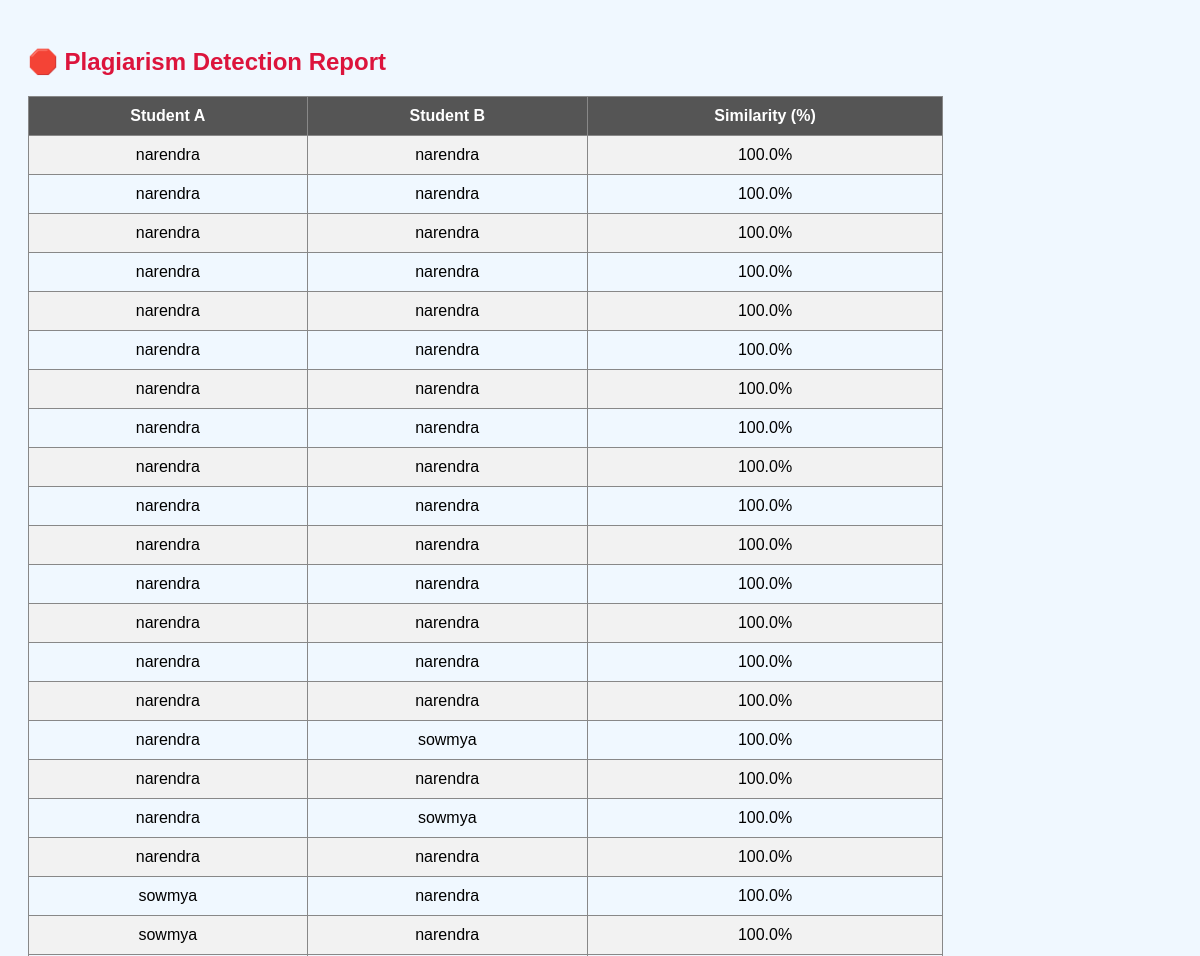
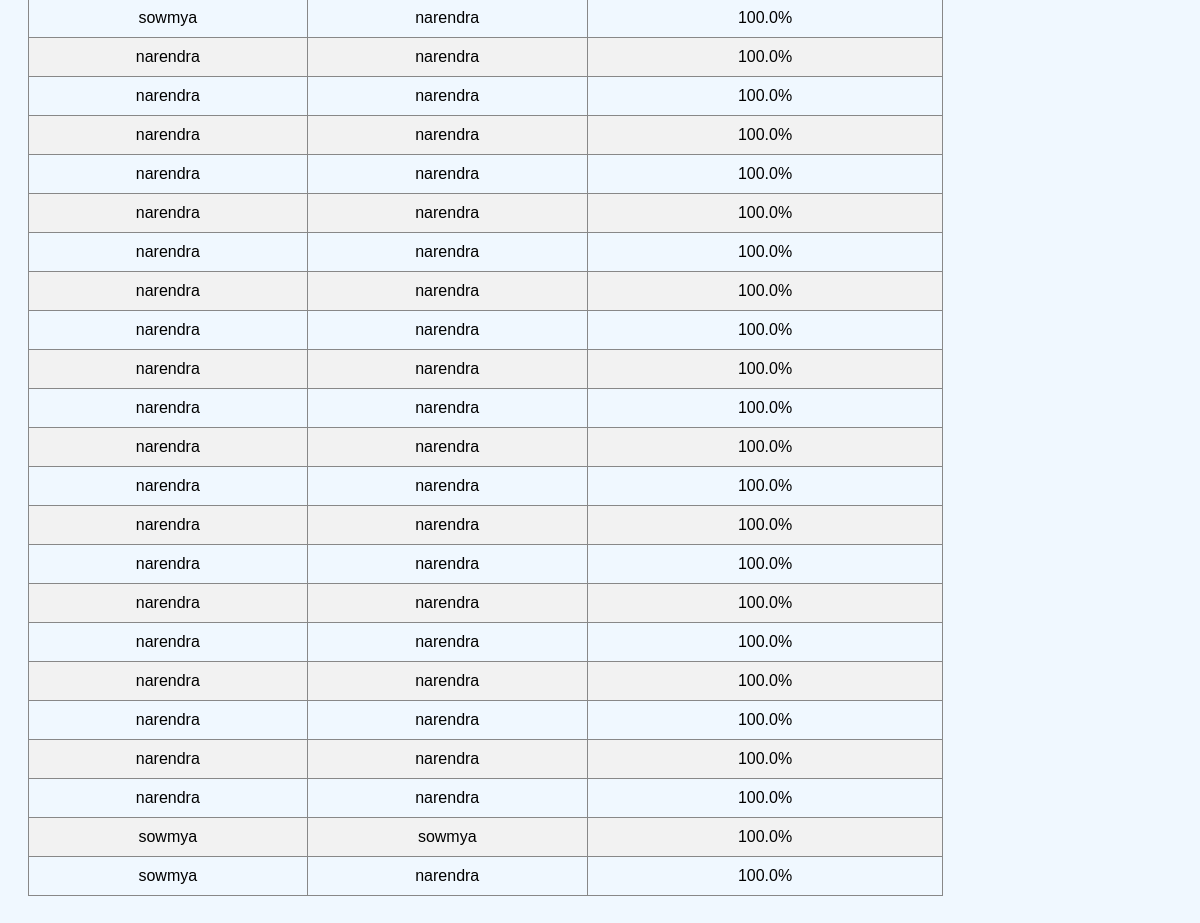
Screenshot of /plagiarism_check (signed in) with the database file from the repository (2 pictures, top to bottom).
### tables this page shows
CREATE TABLE exam_logs (
        id INTEGER PRIMARY KEY AUTOINCREMENT,
        student_name TEXT,
        subject TEXT,
        answer TEXT,
        submitted_at TEXT,
        violations INTEGER DEFAULT 0,
        timestamp DATETIME DEFAULT CURRENT_TIMESTAMP,
        cheating_type TEXT
    , marks INTEGER);

### app.py (the view)
@app.route('/plagiarism_check')
@login_required
def plagiarism_check():
    if current_user.role != 'admin':
        return "Unauthorized", 403
    flagged = detect_plagiarism()
    return render_template('plagiarism.html', flagged_pairs=flagged)

### app.py (called while the page is built)
@login_manager.user_loader
def load_user(user_id):
    conn = sqlite3.connect('database.db')
    c = conn.cursor()
    c.execute("SELECT id, username, role, subject FROM users WHERE id = ?", (user_id,))
    user = c.fetchone()
    conn.close()
    if user:
        return User(id=user[0], username=user[1], role=user[2], subject=user[3])
    return None

def parse_answers(answer_str):
    answers = {}
    for pair in answer_str.split(";"):
        if ":" in pair:
            parts = pair.strip().split(":", 1)  # split only once
            if len(parts) == 2:
                q, a = parts
                answers[q.strip()] = a.strip()
    return answers

def compare_answers(a1, a2):
    total = 0
    matched = 0
    for qid in a1:
        if qid in a2:
            total += 1
            if a1[qid] == a2[qid]:
                matched += 1
    return (matched / total * 100) if total else 0

def detect_plagiarism():
    conn = sqlite3.connect("database.db")
    c = conn.cursor()
    c.execute("SELECT student_name, answer FROM exam_logs")
    rows = c.fetchall()
    conn.close()
    parsed = [(name, parse_answers(ans)) for name, ans in rows]
    flagged_pairs = []
    for i in range(len(parsed)):
        for j in range(i+1, len(parsed)):
            name1, ans1 = parsed[i]
            name2, ans2 = parsed[j]
            sim = compare_answers(ans1, ans2)
            if sim > 90:
                flagged_pairs.append((name1, name2, round(sim, 2)))
    return flagged_pairs

### templates/plagiarism.html (shortened to what this page needs)
<!DOCTYPE html>
<html>
<head>
</head>
<body>
    <h2>🛑 Plagiarism Detection Report</h2>
    {% if flagged_pairs %}
        <table>
            <tr>
                <th>Student A</th>
                <th>Student B</th>
                <th>Similarity (%)</th>
            </tr>
            {% for a, b, sim in flagged_pairs %}
            <tr>
                <td>{{ a }}</td>
                <td>{{ b }}</td>
                <td>{{ sim }}%</td>
            </tr>
            {% endfor %}
        </table>
    {% else %}
        <p style="color: green;">✅ No suspicious similarity detected among students.</p>
    {% endif %}
</body>
</html>

### templates/plagiarism.html (style rules this page uses)
body { font-family: Arial; background: #f0f8ff; padding: 20px; }
h2 { color: #dc143c; }
table { border-collapse: collapse; width: 80%; margin-top: 20px; }
th, td { border: 1px solid #888; padding: 10px; text-align: center; }
th { background: #555; color: #fff; }
tr:nth-child(even) { background: #f2f2f2; }

### rows the page displays
exam_logs: flagged_pairs "narendra" "narendra" "narendra" "narendra" "narendra"
exam_logs: flagged_pairs "narendra", flagged_pairs "narendra" "narendra" "narendra" "narendra" "narendra" "narendra" "narendra"
exam_logs: flagged_pairs "narendra" "narendra", flagged_pairs "narendra" "narendra" "narendra" "narendra" "narendra" "narendra"
exam_logs: flagged_pairs "narendra" "narendra" "narendra", flagged_pairs "narendra" "narendra" "narendra" "narendra" "narendra"
exam_logs: flagged_pairs "narendra" "narendra" "narendra" "narendra", flagged_pairs "narendra" "narendra" "narendra" "narendra"
exam_logs: flagged_pairs "narendra" "narendra" "narendra" "narendra" "narendra", flagged_pairs "narendra" "narendra" "narendra"
exam_logs: flagged_pairs "narendra" "narendra"
exam_logs: flagged_pairs "narendra", flagged_pairs "narendra"
exam_logs: flagged_pairs "narendra" "narendra" "narendra" "narendra" "narendra" "narendra", flagged_pairs "narendra"
exam_logs: flagged_pairs "narendra" "narendra" "narendra" "narendra" "narendra", flagged_pairs "narendra"
exam_logs: flagged_pairs "narendra" "narendra" "narendra" "narendra" "narendra"
exam_logs: flagged_pairs "narendra" "narendra" "narendra" "narendra" "narendra" "narendra"
exam_logs: flagged_pairs "narendra"
exam_logs: flagged_pairs "sowmya", flagged_pairs "sowmya" "sowmya"
exam_logs: flagged_pairs "narendra"
exam_logs: flagged_pairs "narendra"
exam_logs: flagged_pairs "narendra" "narendra"
exam_logs: flagged_pairs "sowmya", flagged_pairs "sowmya"
exam_logs: flagged_pairs "sowmya"
exam_logs: flagged_pairs "sowmya"
exam_logs: flagged_pairs "narendra"
exam_logs: flagged_pairs "sowmya"
exam_logs: flagged_pairs "narendra"

### other values shown
{{ sim }} "100.0" "100.0" "100.0" "100.0" "100.0" "100.0" "100.0" "100.0" "100.0" "100.0" "100.0" "100.0" "100.0" "100.0" "100.0" "100.0" "100.0" "100.0" "100.0" "100.0" "100.0" "100.0" "100.0" "100.0" "100.0" "100.0" "100.0" "100.0" "100.0" "100.0" "100.0" "100.0" "100.0" "100.0" "100.0" "100.0" "100.0" "100.0" "100.0" "100.0" "100.0" "100.0" "100.0" "100.0"
